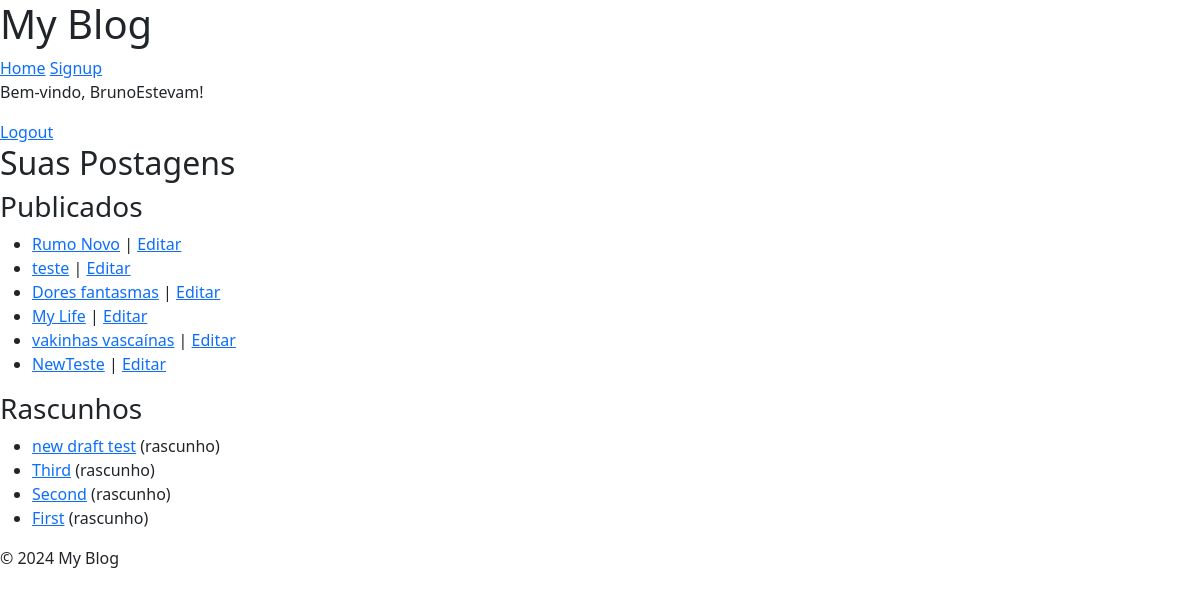
/my-posts/ (signed in), run on an earlier commit of the app's database.
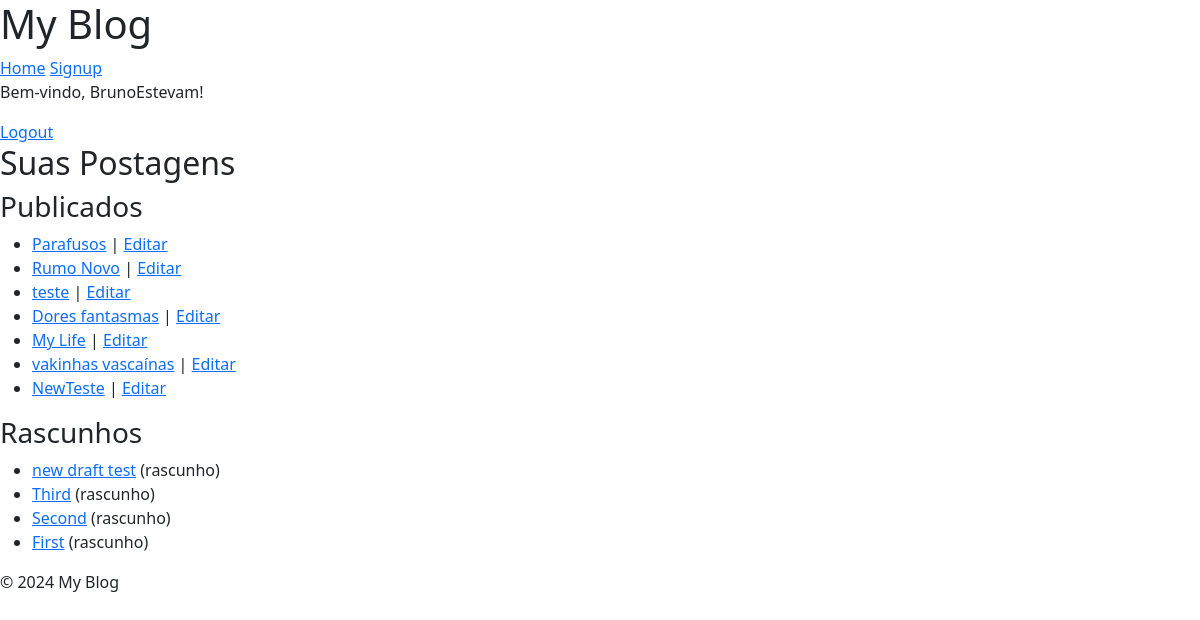
And on a later commit of the database.
### blog/models.py (models this page shows, shortened)
class Post(models.Model):
    class NewManager(models.Manager):
        def get_queryset(self):
            return super().get_queryset().filter(status='published')
    options = (
        ('draft', 'Draft'),
        ('published', 'Published'),
    )
    title = models.CharField(max_length=255)
    excerpt = models.TextField(null=True)
    slug = models.SlugField(max_length=255, unique_for_date='publish', blank=True)
    publish = models.DateTimeField(default=timezone.now)
    author = models.ForeignKey(User, on_delete=models.CASCADE, related_name='blog_posts')
    content = models.TextField()
    status = models.CharField(max_length=10, choices=options, default='draft')
    objects = models.Manager()
    newmanager = NewManager()
    likes = models.ManyToManyField(User, related_name='post_likes', blank=True)
    dislikes = models.ManyToManyField(User, related_name='post_dislikes', blank=True)
    image = models.ImageField(upload_to='post_images/', blank=True, null= True)
    class Meta:
        ordering = ('-publish',)

### blog/views.py (the view)
# urls.py: path('my-posts/', views.user_posts, name='user_posts'),
@login_required
def user_posts(request):
    posts_published = Post.objects.filter(author=request.user, status='published')
    posts_drafts = Post.objects.filter(author=request.user, status='draft')  # Se houver rascunhos
    return render(request, 'blog/user_posts.html', {
        'posts_published': posts_published,
        'posts_drafts': posts_drafts
    })

### blog/templates/blog/user_posts.html
{% extends "base_generic.html" %}
{% block content %}
  <h2>Suas Postagens</h2>
  <h3>Publicados</h3>
  <ul>
    {% for post in posts_published %}
      <li>
        <a href="{% url 'blog:post_single' post.slug %}">{{ post.title }}</a> |
        <a href="{% url 'blog:edit_post' post.slug %}">Editar</a>
      </li>
    {% empty %}
      <li>Você ainda não publicou nenhum post.</li>
    {% endfor %}
  </ul>
  <h3>Rascunhos</h3>
  <ul>
    {% for post in posts_drafts %}
      <li>
        <a href="{% url 'blog:edit_post' post.slug %}">{{ post.title }}</a> (rascunho)
      </li>
    {% empty %}
      <li>Você não tem rascunhos.</li>
    {% endfor %}
  </ul>
{% endblock %}

What changed in the data, as far as the page shows it:
added Post: title "Parafusos", shown under "Publicados"
